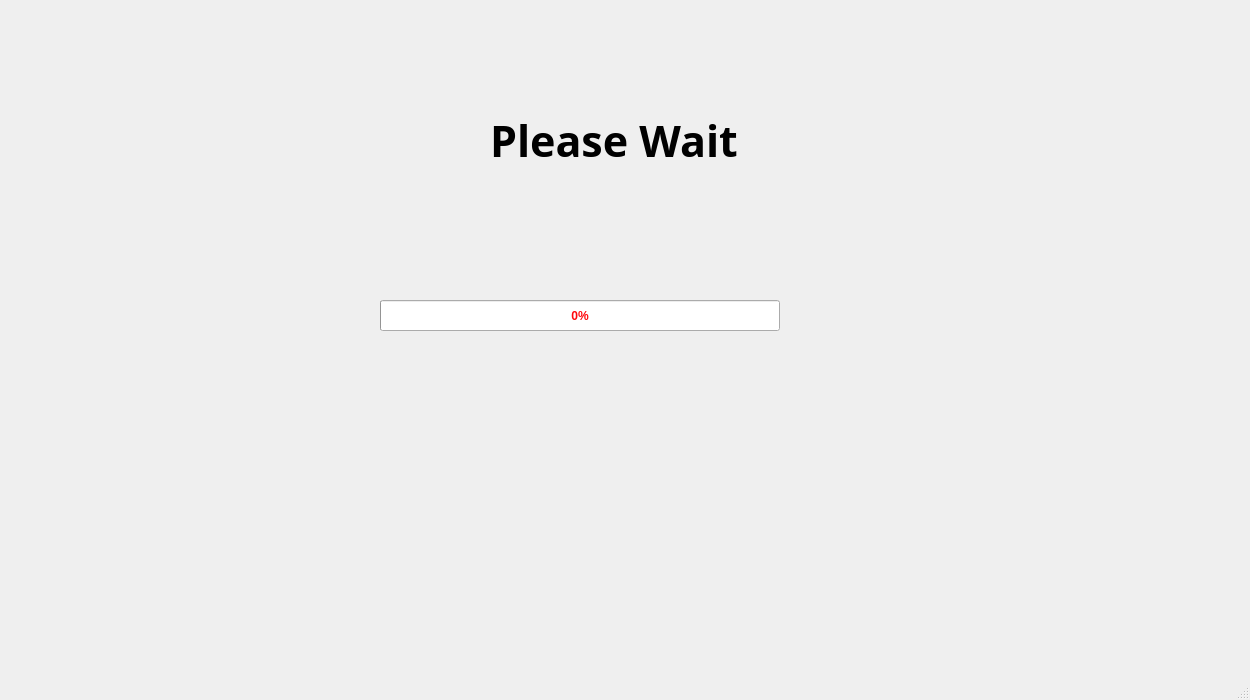
<?xml version="1.0" encoding="UTF-8"?>
<ui version="4.0">
 <class>Loading</class>
 <widget class="QMainWindow" name="Loading">
  <property name="geometry">
   <rect>
    <x>0</x>
    <y>0</y>
    <width>1250</width>
    <height>700</height>
   </rect>
  </property>
  <property name="minimumSize">
   <size>
    <width>1250</width>
    <height>700</height>
   </size>
  </property>
  <property name="maximumSize">
   <size>
    <width>1250</width>
    <height>700</height>
   </size>
  </property>
  <property name="windowTitle">
   <string>MainWindow</string>
  </property>
  <widget class="QWidget" name="centralwidget">
   <widget class="QProgressBar" name="progressBar">
    <property name="geometry">
     <rect>
      <x>380</x>
      <y>300</y>
      <width>400</width>
      <height>31</height>
     </rect>
    </property>
    <property name="styleSheet">
     <string notr="true">color:rgb(255, 8, 12);
font: 75 18pt &quot;Blackadder ITC&quot;;
font-weight:bold;</string>
    </property>
    <property name="value">
     <number>0</number>
    </property>
   </widget>
   <widget class="QLabel" name="label_2">
    <property name="geometry">
     <rect>
      <x>490</x>
      <y>90</y>
      <width>361</width>
      <height>101</height>
     </rect>
    </property>
    <property name="font">
     <font>
      <family>Blackadder ITC</family>
      <pointsize>32</pointsize>
      <weight>75</weight>
      <bold>true</bold>
     </font>
    </property>
    <property name="text">
     <string>Please Wait</string>
    </property>
   </widget>
  </widget>
  <widget class="QMenuBar" name="menubar">
   <property name="geometry">
    <rect>
     <x>0</x>
     <y>0</y>
     <width>1250</width>
     <height>22</height>
    </rect>
   </property>
  </widget>
  <widget class="QStatusBar" name="statusbar"/>
 </widget>
 <resources/>
 <connections/>
</ui>
